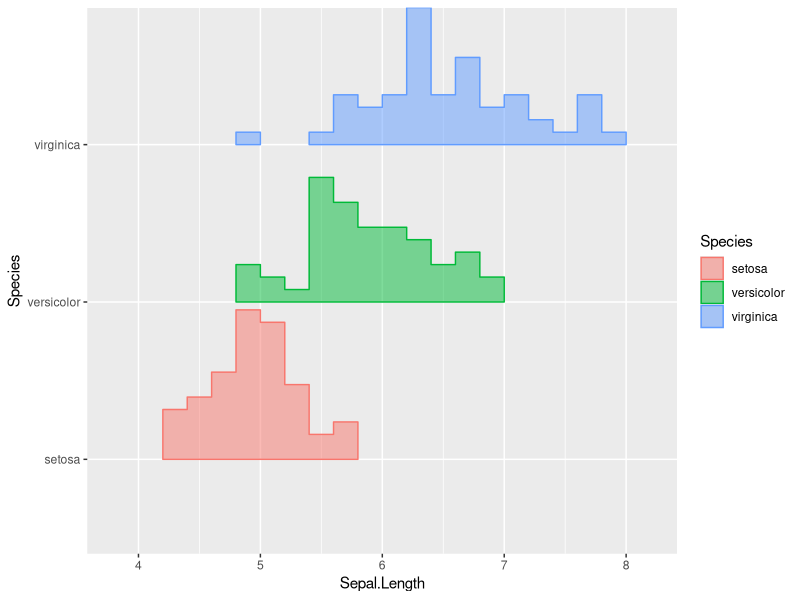
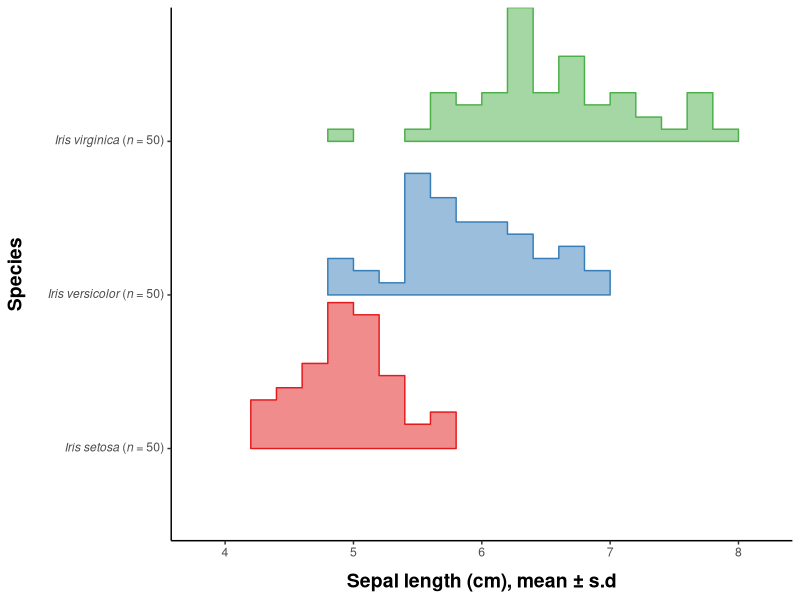
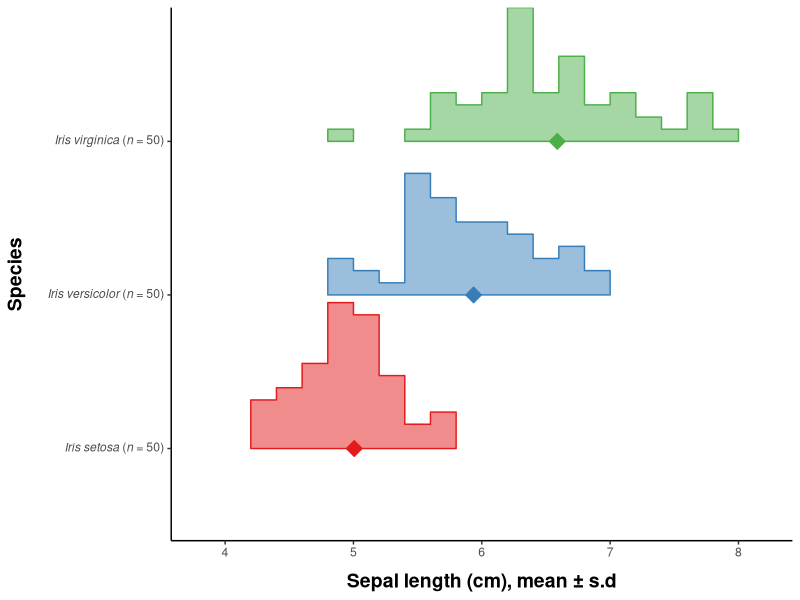
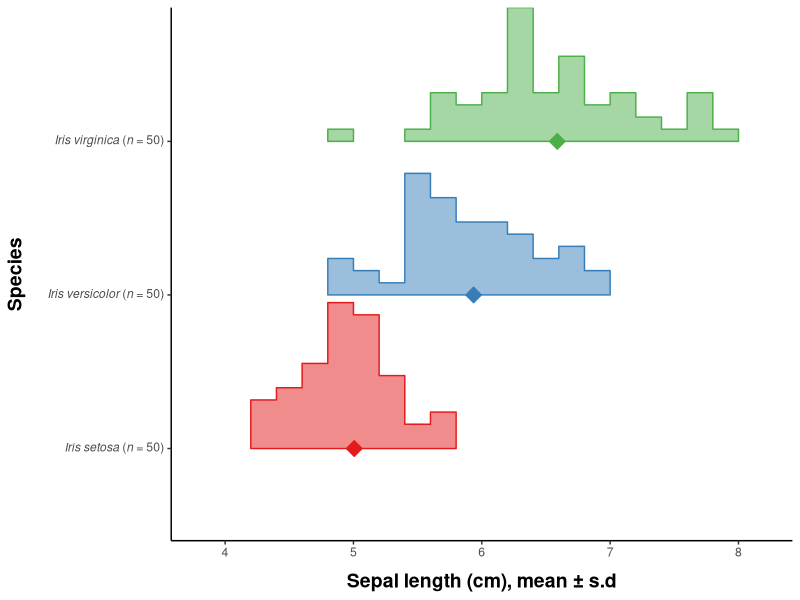
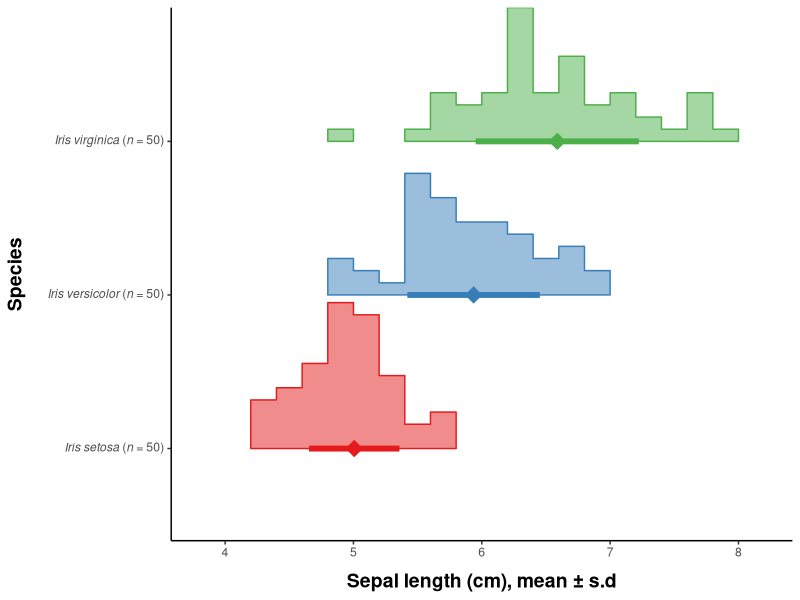
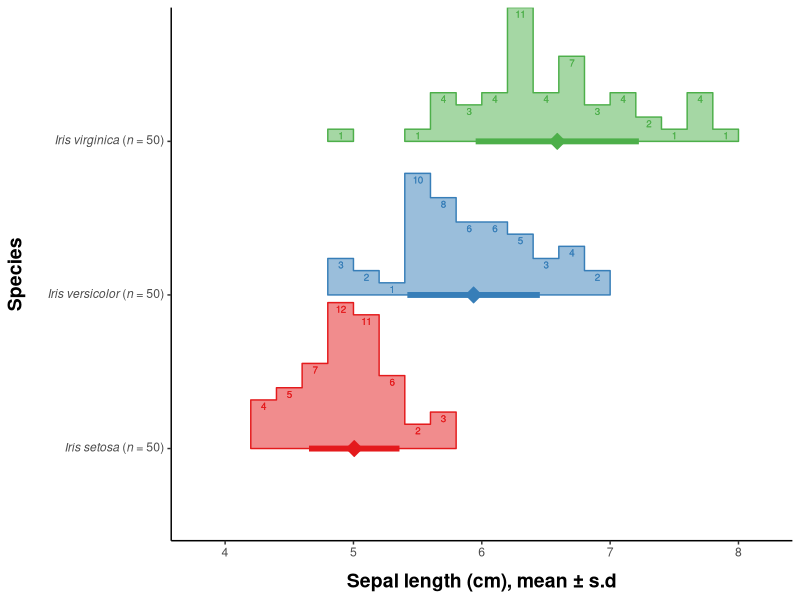
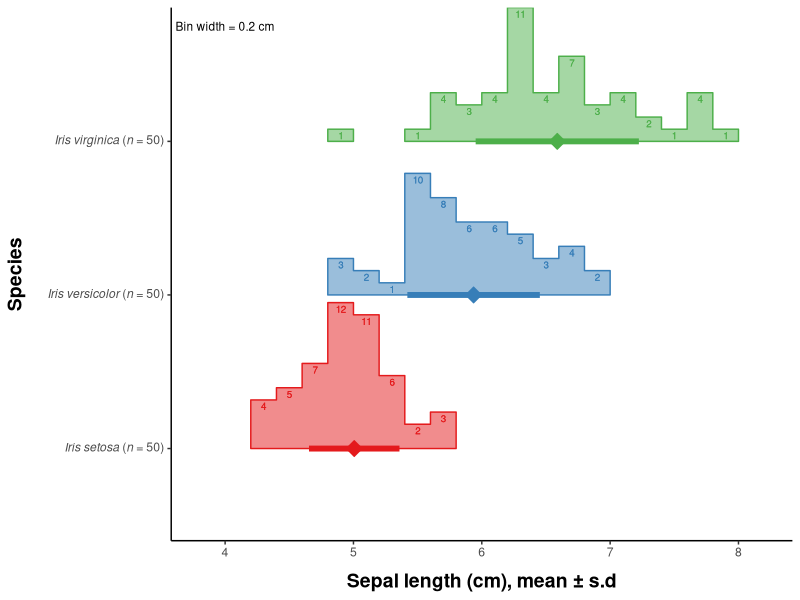
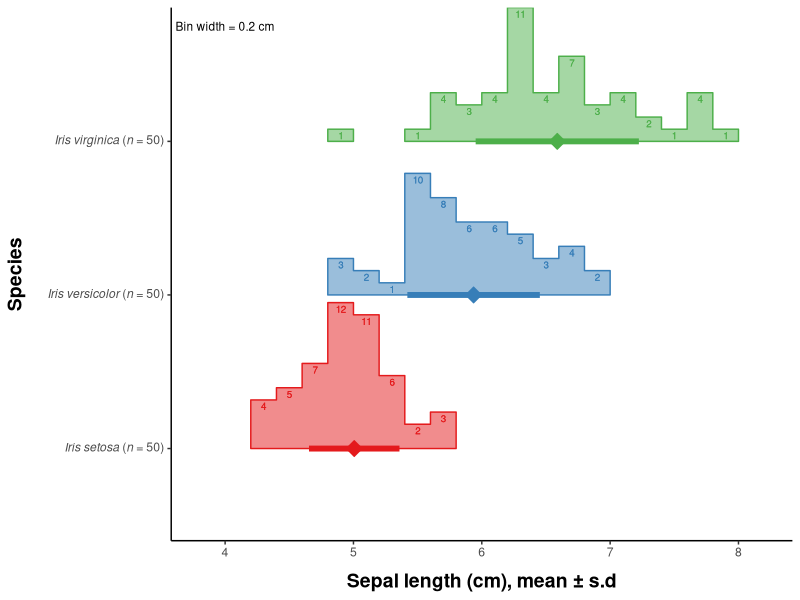

These figures' R source, in order:
######################################################################
##                                                                  ##
##  Horizontal histograms with summary statistics (mean +- error)   ##
##                                                                  ##
##  Author: Dr. Maja Ilic                                           ##
##          School of Biological Sciences                           ##
##          Queen's University Belfast                              ##
##          maja.ilic.bio@gmail.com                                 ##
##                                                                  ##
##  Date: 27.09.2020                                                ##
##                                                                  ##
##  Original idea: Prof. William Sutherland                         ##
##                 Department of Zoology                            ##
##                 University of Cambridge                          ##
##                                                                  ##
##  How it all started:                                             ##
##  https://twitter.com/Bill_Sutherland/status/1309771803661930496  ##
##                                                                  ##
######################################################################

##===============================================
## Packages ----

library(ggplot2)
library(ggridges)
library(dplyr)

##===============================================
## Data ----

data(iris)
head(iris)

##===============================================
## First step: generate a plot using ggplot() with vertical histograms ----

# Define a nice lable for x-axis
# Note: \u00B1 is generating the +- sign

xlab <- "Sepal length (cm), mean \u00B1 s.d"

## Simple plot

# Use geom_density_ridges() to generate histograms for each Iris species
# When specifying the histogram bins, there are multiple different options
# "bins": sets a number of bins (with arbitrary center/boundaries)
# "binwidth" sets the with of each bin (with arbitrary center/boundaries)
# "center": specifies the center of each bin, e.g. center = 0 and width = 1 centeres on integers;
# same can be achieved with boundary = 0.5 and width = 1
# Alternativelly, you can specify the breaks, which in my opinion gives you the most "control"
# You can choose if you want to draw the baseline, if not, set draw_baseline = FALSE
# alpha = 0.5 is used for transparency
# scale = 0.95 is used to make all histograms visible without overlapping

# Generate breaks for the histogram bins

hist.bins <- seq(from = floor(min(iris$Sepal.Length, na.rm = T)),
                 to = ceiling(max(iris$Sepal.Length, na.rm = T)),
                 by = 0.2)

# Note: the above code can be written much simpler (e.g. without na.rm = T etc.),
# but for exercises purposes, I wanted to keep it as general as possible, 
# so that it can be easily applied to other data
# by = 0.2 seemed reasonable here (each bin is 0.2 cm wide)

g1 <- ggplot() + 
  geom_density_ridges2(data = iris, aes(x = Sepal.Length, y = Species, 
                                        fill = Species, color = Species, height = stat(density)),
                       stat = "binline", breaks = hist.bins, draw_baseline = FALSE, alpha = 0.5, scale = 0.95) 

g1

# To make the plot nicer, you can choose another theme (e.g. theme_classic())
# and/or add specific changes to your theme (bold titles etc).
# Change to default colors using scale_fill and scale_color
# Alternative: Use coord_flip() to flip the coordinates and get vertical histograms
# Note that the legend here is redundant and can be removed with legend.position = "none"
# within theme()
# For a "very scientific" figure, I will also adjust the labels on the y-axis and add the sample size
# Note that this is done manually, although there might also be a way of doing it more general

spec.labs <- c(expression(paste(italic("Iris setosa")~"("*italic("n")~"= 50)")),
               expression(paste(italic("Iris versicolor")~"("*italic("n")~"= 50)")),
               expression(paste(italic("Iris virginica")~"("*italic("n")~"= 50)")))

g1 <- g1 +
  theme_classic() +
  theme(axis.title.y = element_text(size = 14, face = "bold", margin = margin(0,15,0,0)),
        axis.title.x = element_text(size = 14, face = "bold", margin = margin(10,0,0,0)),
        legend.position = "none") +
  scale_fill_brewer(palette = "Set1") +
  scale_color_brewer(palette = "Set1") +
  scale_y_discrete(breaks = levels(iris$Species),
                   labels = spec.labs) +
  labs(x = xlab)

g1

##===============================================
## Second step: calculate summary statistics ----

# Note: there are ways of calculating the summary statistics
# (such as mean) directly within the ggplot(), however,
# I personally prefer having a separate dataframe with means,
# errors and other summary statistics

# For exercise purposes, I choose to work with "Sepal.Length" 
# and have only calculated mean and standard deviation for this one variable

summary.df <- iris %>% 
  group_by(Species) %>% 
  summarize(Mean_SL = mean(Sepal.Length, na.rm = T),
            SD_SL = sd(Sepal.Length, na.rm =T))

summary.df

# Note: using na.rm = T is reduntant in this specific case, as there are no NAs present,
# but it is in general a good practise and is therefore included in the code

##===============================================
## Third step: add summary statistics to the plot ----

# In order to add the mean values to the plot, all you have to do 
# is to add them to the existing plot using geom_point()
# Make sure you now use your dataframe with summary statistics
# Note that I chose the diamond shape here (shape = 23)

g1 <- g1 +   
  geom_point(data = summary.df, 
             aes(x = Mean_SL, y = Species, 
                 fill = Species, color = Species),
             size = 4, shape = 23)

g1

# To add the error bar (here: standard deviation), you can use geom_segment()
# Values that you will need to specify here are x, xend, y and yend
# Although it is obvious that the positions of the histograms are 1, 2 and 3,
# you can check this by getting a table from your existing ggplot() with all 
# information on positions, colors and similar

gt <- ggplot_build(g1)
gt

# The easiest way to find the positions here is to look at the second data layer,
# which in this case are the mean values we've plotted (see column "y")

gt$data[[2]]

# You can add the position to the dataframe with summary statistics

summary.df$Pos <- gt$data[[2]]$y
summary.df

# Finally, you can add the standard deviation to the existing plot
# I have used "size" to make the "error bar" a bit thicker

g1 <- g1 +   
  geom_segment(data = summary.df, 
               aes(x = Mean_SL - SD_SL, xend = Mean_SL + SD_SL, 
                   y = Pos, yend = Pos, 
                   color = Species),
               size = 2)

g1

##===============================================
## Fourth step: add counts to each bin ----

# This is a bit tricky, so take your time while you're doing this and make a few checks
# The idea is to extract the counts from the ggplot object
# The are stored in the column "counts" in gt$data[[1]]

hist.counts <- gt$data[[1]]

# Next, exclude all counts which are NA or zero

hist.counts <- hist.counts %>% filter(!is.na(count) & count != 0)

# Add the Species column (necessary for Species-specific color of the text)

hist.counts[which(hist.counts$y == 1), "Species"] <- levels(iris$Species)[1]
hist.counts[which(hist.counts$y == 2), "Species"] <- levels(iris$Species)[2]
hist.counts[which(hist.counts$y == 3), "Species"] <- levels(iris$Species)[3]

# Check if the number of counts reflects the sample size (which is 50 for all three species)
# Note: all bins are represented twice in hist.counts, so the sum of all counts per species should be 100

hist.counts %>% group_by(Species) %>% 
  summarize(all.counts = sum(count))

# Add the counts to the plot
# Note: I chose xmin + 0.1 as the position for the numbers, as this is exactly the middle 
# of each bar in your histogram (as bin width was chosen to be 0.2)
# The y-position of the text is something you might need to play with,
# using ymax from the hist.counts dataframe, and adjusting with +- height
# With "size", you can set the size of the text
# You can either specify one common color (e.g. white or black)
# or you a grouping variable (e.g. Species) for group-/Species-specific color

g1 <- g1 +  
  geom_text(data = hist.counts, 
            aes(x = xmin + 0.1, y = ymax - 0.04,
                label = count, color = Species),
            size = 2.5)

g1

# And finally, so that the figure can be understood with any additional text/legend,
# add the bin width to the plot:

g1 <- g1 + 
  annotate("text", x = 4, y = 3.75, hjust = 0.5, label = "Bin width = 0.2 cm", size = 3)

g1

# Save the plot using ggsave()

ggsave("Horizontal histogram with summary statistics for Iris.png", g1, width = 8, height = 6)

# Done!
# As always, I am sure there are other ways of coding this, 
# but for me, this seems very easy and intuitive.
# And most importantly: it works and looks nice!
